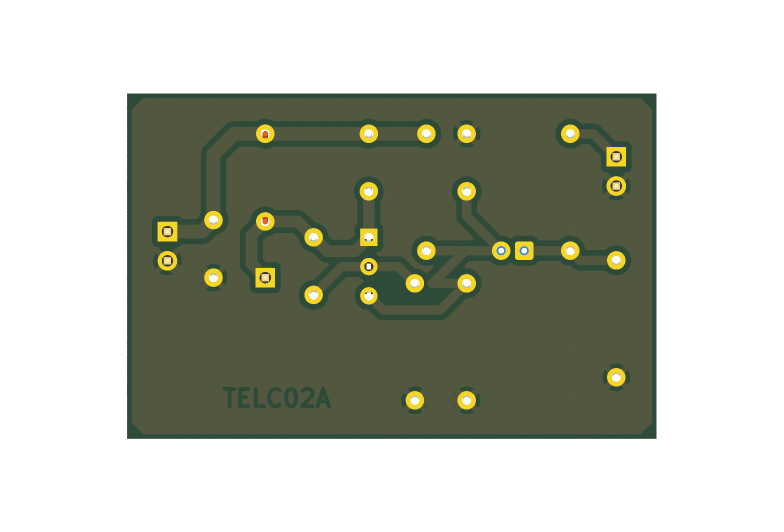
#> input picture kicad/transmissor/svg/pcb_bottom.png, 1568 x 1064 px (shown at 1/2 size)
$ python trace_copper.py ../kicad/transmissor/svg/pcb_bottom.png
#> lines starting #> are read from the running program, lines starting #| are printed output that depends on the picture
import sys
from collections import deque
from pathlib import Path

from PIL import Image

HOLE_MAX_PIXELS = 2500


def label_regions(grid, width, height, wanted):
    labels = [[-1] * width for _ in range(height)]
    regions = []
    for y in range(height):
        for x in range(width):
            if grid[y][x] == wanted and labels[y][x] < 0:
                index = len(regions)
                queue = deque([(x, y)])
                labels[y][x] = index
                points = []
                while queue:
                    px, py = queue.popleft()
                    points.append((px, py))
                    for dx, dy in ((1, 0), (-1, 0), (0, 1), (0, -1)):
                        nx, ny = px + dx, py + dy
                        if 0 <= nx < width and 0 <= ny < height and grid[ny][nx] == wanted and labels[ny][nx] < 0:
                            labels[ny][nx] = index
                            queue.append((nx, ny))
                regions.append(points)
    return labels, regions


def copper_groups(png_path):
    image = Image.open(png_path).convert("L")
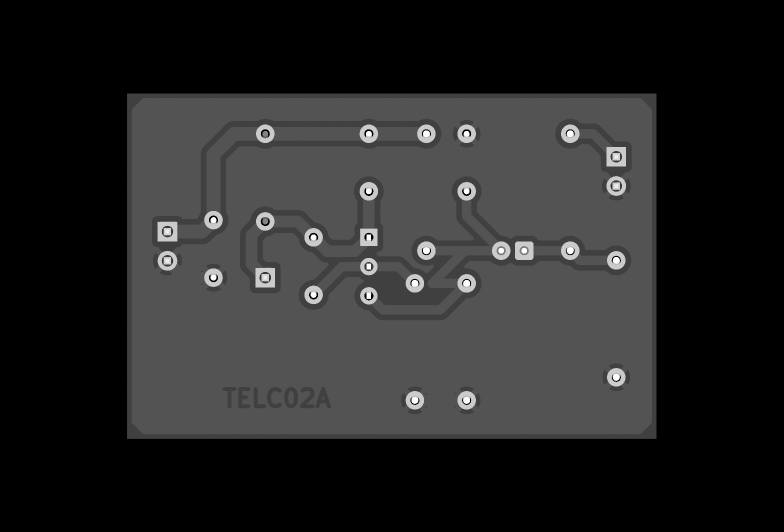
#> image: PIL image 1568x1064 L (shown at 1/2 size); min 0, max 254, mean 37.3
    width, height = image.size
#> width = 1568; height = 1064
    pixels = image.load()
    grid = [[pixels[x, y] > 128 for x in range(width)] for y in range(height)]
#> grid = 1064 items
    _, whites = label_regions(grid, width, height, True)
#> whites = 40 items
    holes = []
    for points in whites:
        if len(points) < HOLE_MAX_PIXELS:
            cx = sum(p[0] for p in points) // len(points)
            cy = sum(p[1] for p in points) // len(points)
            holes.append((cx, cy))
            for x, y in points:
                grid[y][x] = False
#> this loop made 40 passes
#> (cx, cy) on passes 1 to 12: (530, 266), (737, 267), (852, 267), (932, 267), (1140, 267), (530, 267), (1231, 312), (1232, 313), (1232, 371), (737, 381), (932, 381), (1232, 371)
#> after the loop, holes = 40 pairs, first value 334 to 1232, second value 266 to 799
    labels, _ = label_regions(grid, width, height, False)
#> labels = 1064 items
    groups = {}
    for cx, cy in holes:
        groups.setdefault(labels[cy][cx], []).append((cx, cy))
#> this loop made 40 passes
#> after the loop, groups = 1 item
    return [sorted(group) for group in groups.values()]


if __name__ == "__main__":
    for group in copper_groups(Path(sys.argv[1])):
        print(group)
